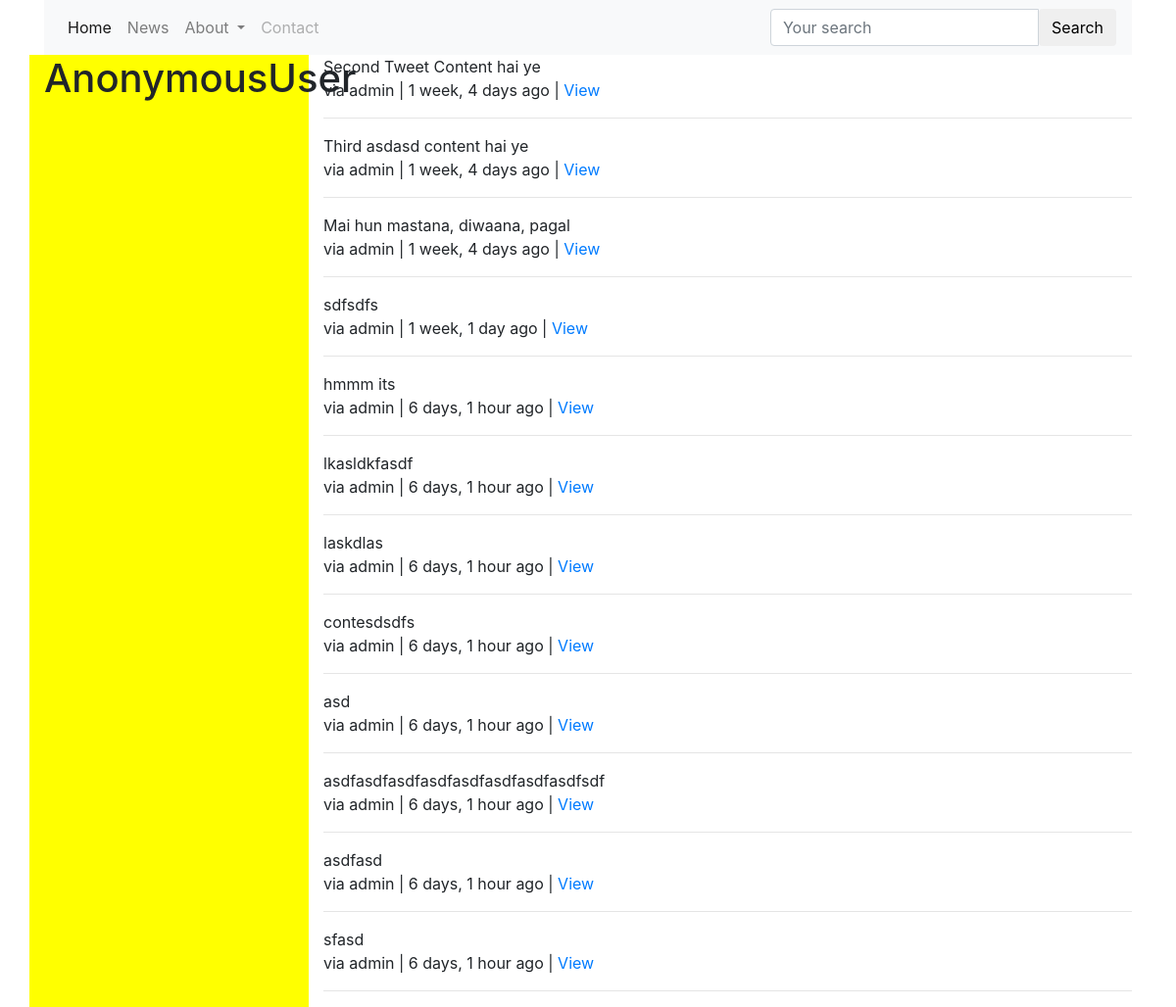
The app's page /tweet/, older data.
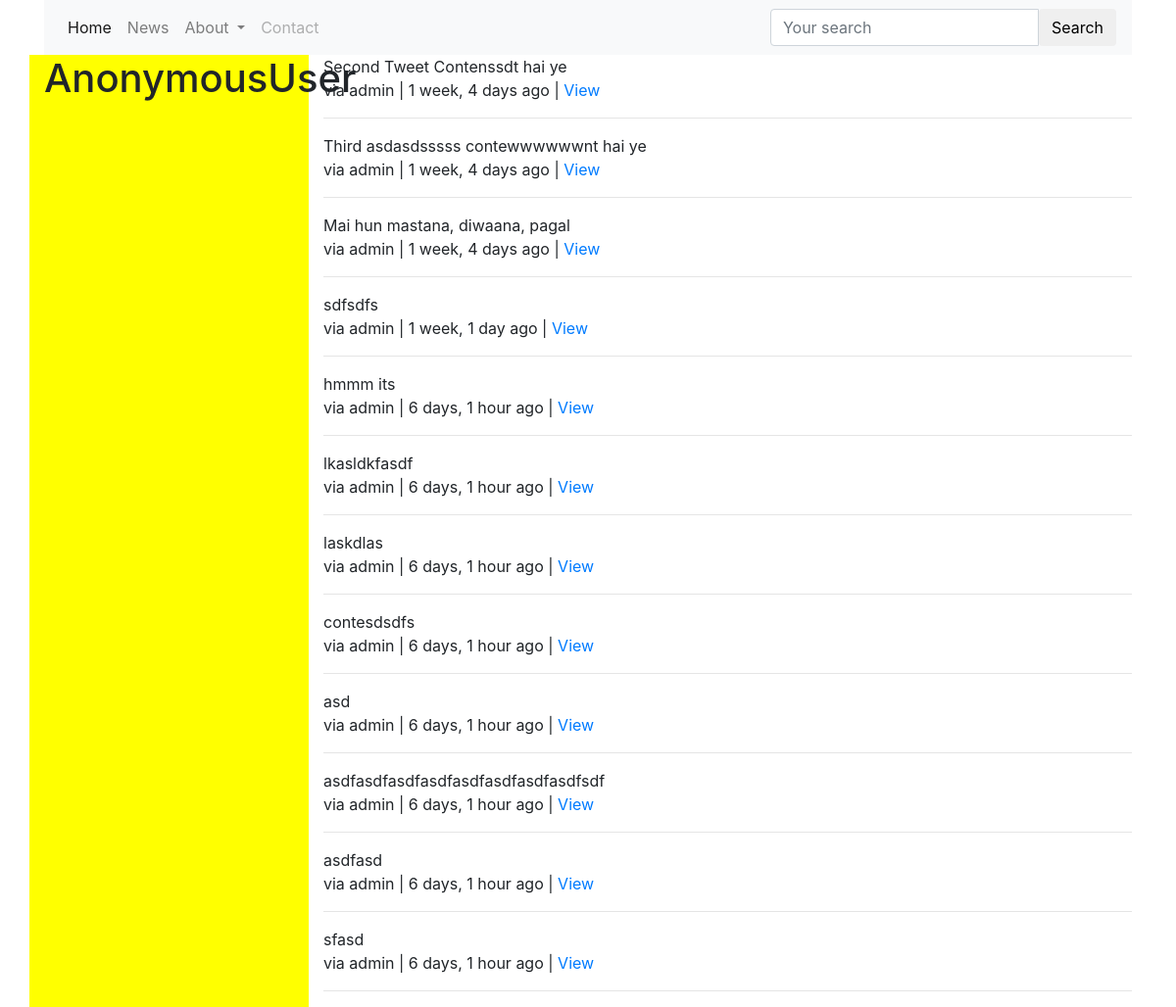
The same page, newer data.
### tweets/models.py (models this page shows, shortened)
class Tweet(models.Model):
    content = models.CharField(max_length=140, validators=[validate_content])
    updated = models.DateTimeField(auto_now=True)
    timestamp = models.DateTimeField(auto_now_add=True)
    user = models.ForeignKey(settings.AUTH_USER_MODEL)
    def get_absolute_url(self):
        return reverse("tweet:detail", kwargs={"pk": self.pk})

### tweets/views.py (the view)
class TweetListView(ListView):
    def get_queryset(self, *args, **kwargs):
        qs = Tweet.objects.all()
        query = self.request.GET.get("q", None)
        if query is not None:
            qs = qs.filter(
                Q(content__icontains=query) |
                Q(user__username__icontains=query)
            )
        return qs
    def get_context_data(self, *args, **kwargs):
        context = super(TweetListView, self).get_context_data(*args, **kwargs)
        return context

### tweets/templates/tweets/tweet_list.html (shortened to what this page needs)
{% extends "base.html" %}
{% block content%}
	<div class="row">
		<div class="col-sm-3 col-xs-12" style="background-color: yellow">
			<h1>{{ request.user }}</h1>
		</div>
		<div class="col-sm-9">
			{% for object in object_list %}
				<div class="media">
					<div class="media-body">
						{{ object.content }}<br>
						via {{ object.user }} | {{ object.timestamp|timesince }} ago | <a href="{{ object.get_absolute_url }}">View</a>
					</div>
				</div>
				<hr>
			{% empty %}
				{% if request.GET.q %}
				<p>No tweets found.</p>
				{% else%}
				<p>No tweets yet.</p>
				{% endif %}
			{% endfor %}
		</div>
	</div>
{% endblock content %}

### templates/base.html (shortened to what this page needs)
{% load static %}
<!DOCTYPE html>
<html lang="en">
  <head>
    <link rel="stylesheet" href="{% static 'css/bootstrap.min.css' %}">
  </head>
  <body>
    <div class="container">
      {% include "navbar.html" %}
      {% block content %}
      {% endblock content%}
    </div>
  </body>
</html>

### templates/navbar.html (shortened to what this page needs)
<div class="navbar navbar-expand-md navbar-light bg-light">
    <div class="collapse navbar-collapse" id="navbarEverything">
      <ul class="navbar-nav">
        <li class="nav-item">
          <a href="{% url "home" %}" class="nav-link active">Home <span class="sr-only">(current)</span></a>
        </li>
        <li class="nav-item">
          <a href="#" class="nav-link">News</a>
        </li>
        <li class="nav-item dropdown">
          <a href="#" class="nav-link dropdown-toggle" id="navbarEverythingMenuLink" data-toggle="dropdown" aria-haspopup="true" aria-expanded="false">
          About
        </a>
        </li>
        <li class="nav-item">
          <a href="#" class="nav-link disabled">Contact</a>
        </li>
      </ul>
    </div>
    {% include "tweets/search_form.html" %}
</div>

### tweets/templates/tweets/search_form.html
<form class="form-inline" method="GET" action='{% url "tweet:list" %}'>
	<div class="input-group">
		<input class="form-control" type="text" name='q' placeholder="Your search" value='{{ request.GET.q }}'>
		<input class="btn btn-default" type="submit" value="Search">
	</div>
</form>

Row changes from the older to the newer data that the page shows:
changed Tweet: content "Second Tweet Content hai ye" → "Second Tweet Contenssdt hai ye"
changed Tweet: content "Third asdasd content hai ye" → "Third asdasdsssss contewwwwwwnt hai ye"
